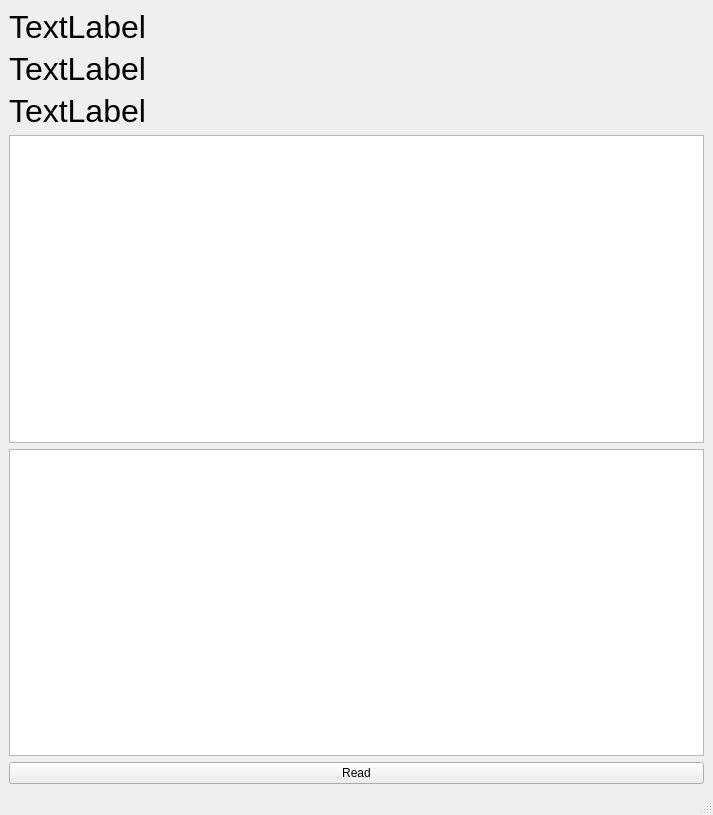
<?xml version="1.0" encoding="UTF-8"?>
<ui version="4.0">
 <class>MainWindow</class>
 <widget class="QMainWindow" name="MainWindow">
  <property name="geometry">
   <rect>
    <x>0</x>
    <y>0</y>
    <width>713</width>
    <height>815</height>
   </rect>
  </property>
  <property name="windowTitle">
   <string>MainWindow</string>
  </property>
  <widget class="QWidget" name="centralwidget">
   <layout class="QVBoxLayout" name="verticalLayout">
    <item>
     <widget class="QLabel" name="lblX">
      <property name="font">
       <font>
        <pointsize>24</pointsize>
       </font>
      </property>
      <property name="text">
       <string>TextLabel</string>
      </property>
     </widget>
    </item>
    <item>
     <widget class="QLabel" name="lblY">
      <property name="font">
       <font>
        <pointsize>24</pointsize>
       </font>
      </property>
      <property name="text">
       <string>TextLabel</string>
      </property>
     </widget>
    </item>
    <item>
     <widget class="QLabel" name="lblZ">
      <property name="font">
       <font>
        <pointsize>24</pointsize>
       </font>
      </property>
      <property name="text">
       <string>TextLabel</string>
      </property>
     </widget>
    </item>
    <item>
     <widget class="qfi_AI" name="AI"/>
    </item>
    <item>
     <widget class="QTextEdit" name="txtStatus">
      <property name="html">
       <string>&lt;!DOCTYPE HTML PUBLIC &quot;-//W3C//DTD HTML 4.0//EN&quot; &quot;http://www.w3.org/TR/REC-html40/strict.dtd&quot;&gt;
&lt;html&gt;&lt;head&gt;&lt;meta name=&quot;qrichtext&quot; content=&quot;1&quot; /&gt;&lt;style type=&quot;text/css&quot;&gt;
p, li { white-space: pre-wrap; }
&lt;/style&gt;&lt;/head&gt;&lt;body style=&quot; font-family:'Cantarell'; font-size:11pt; font-weight:400; font-style:normal;&quot;&gt;
&lt;p style=&quot;-qt-paragraph-type:empty; margin-top:0px; margin-bottom:0px; margin-left:0px; margin-right:0px; -qt-block-indent:0; text-indent:0px;&quot;&gt;&lt;br /&gt;&lt;/p&gt;&lt;/body&gt;&lt;/html&gt;</string>
      </property>
     </widget>
    </item>
    <item>
     <widget class="QPushButton" name="btnRead">
      <property name="text">
       <string>Read</string>
      </property>
     </widget>
    </item>
   </layout>
  </widget>
  <widget class="QMenuBar" name="menubar">
   <property name="geometry">
    <rect>
     <x>0</x>
     <y>0</y>
     <width>713</width>
     <height>24</height>
    </rect>
   </property>
  </widget>
  <widget class="QStatusBar" name="statusbar"/>
 </widget>
 <customwidgets>
  <customwidget>
   <class>qfi_AI</class>
   <extends>QGraphicsView</extends>
   <header location="global">qfi/qfi_AI.h</header>
  </customwidget>
 </customwidgets>
 <resources/>
 <connections/>
</ui>
